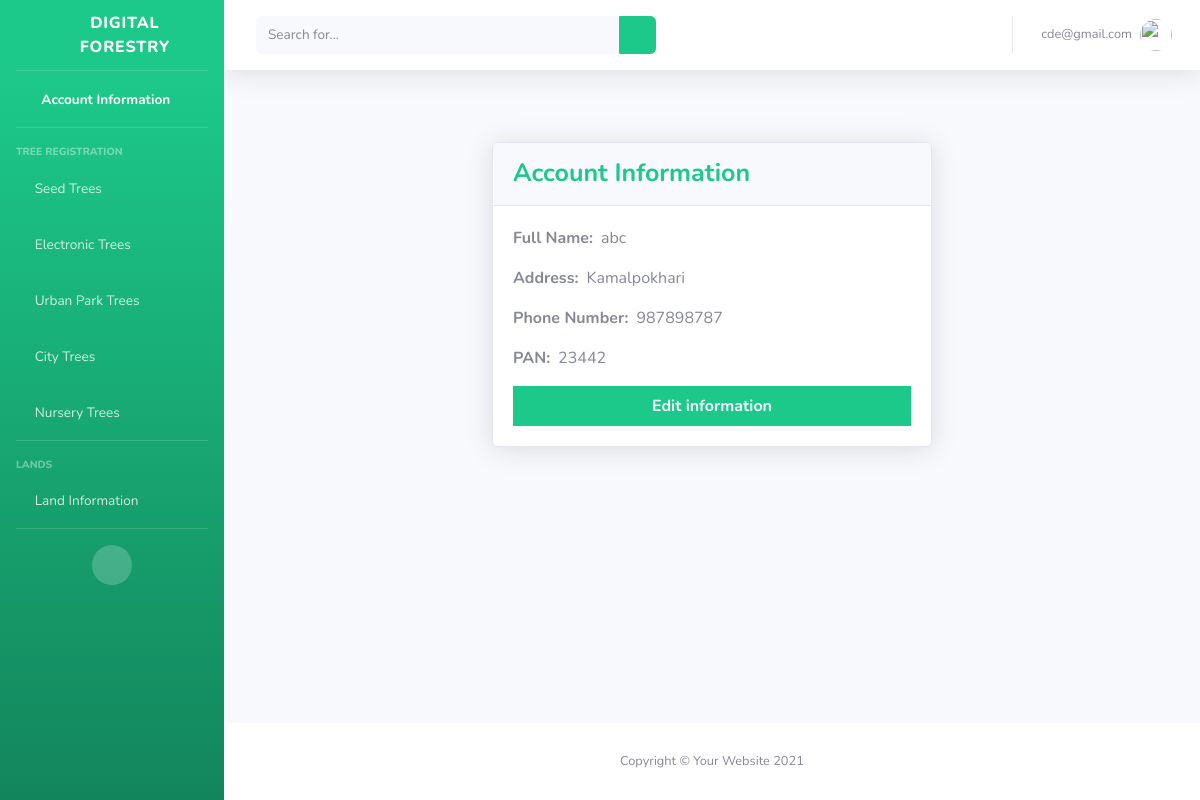
Screenshot of /home/account-information/ (signed in) with the database file from the repository.
### main/models.py (models this page shows)
class CustomUser(AbstractUser):
    username = None
    first_name = None
    last_name = None
    email = models.EmailField(max_length=200, unique=True)
    USERNAME_FIELD = "email"
    REQUIRED_FIELDS = []
    objects = CustomUserManager()

class AccountInformation(models.Model):
    user = models.OneToOneField(CustomUser, on_delete= models.CASCADE)
    full_name = models.CharField(max_length=50)
    address = models.CharField(max_length=50)
    phone_number = models.CharField(max_length=20)
    PAN = models.CharField(max_length=200)

### main/views.py (the view)
# urls.py: path('home/account-information/', views.account_information_view, name="account_information"),
@login_required(login_url="/")
def account_information_view(request):
    user_instance = request.user
    try:
        account_information = get_object_or_404(AccountInformation, user_id = user_instance.id)
        return render(request, "main/accountinfo.html", {"account_information": account_information})
    except Exception as e:
        account_information = None
        return render(request, "main/accountinfo.html", {"account_information": account_information})

### main/custom_auth_backend.py (called while the page is built)
    def get_user(self, user_id):
        try:
            return CustomUser.objects.get(pk=user_id)
        except CustomUser.DoesNotExist:
            return None

### main/templates/main/accountinfo.html (shortened to what this page needs)
{% extends "signups/home.html" %}
{% load static %}
{% block content %}
<body>
       <div class="p-5 d-flex justify-content-center">
            <div class="card shadow w-50">
                <div class="card-header font-weight-bold text-success">
                    Account Information
                </div>
                {%if account_information %}
                <div class="card-body">
                    <div class="d-flex">
                        <p class="font-weight-bold mr-2">Full Name: </p>
                        <p>{{account_information.full_name}}</p>
                    </div>
                    <div class="d-flex">
                        <p class="font-weight-bold mr-2">Address: </p>
                        <p>{{account_information.address}}</p>
                    </div>
                    <div class="d-flex">
                        <p class="font-weight-bold mr-2">Phone Number: </p>
                        <p>{{account_information.phone_number}}</p>
                    </div>
                    <div class="d-flex">
                        <p class="font-weight-bold mr-2">PAN: </p>
                        <p>{{account_information.PAN}}</p>
                    </div>
                    <div class="edit btn-success d-flex justify-content-center p-2">
                        <a class="font-weight-bold text-gray-100" href="{%url 'main:edit_account_information'%}">Edit information</a>
                    </div>
                </div>
                {% endif %}
            </div>
       </div>
</body>
{% endblock %}

### main/templates/signups/base.html (shortened to what this page needs)
{% load static %}
<!DOCTYPE html>
<html lang="en">
  <head>
    <link
      href="{% static 'vendor/fontawesome-free/css/all.min.css' %}"
      rel="stylesheet"
      type="text/css"
    />
    <link href=" {% static 'css/sb-admin-2.min.css'%} " rel="stylesheet" />
  </head>
  <body id="page-top">
    <div id="wrapper">
      <ul
        class="navbar-nav bg-gradient-success sidebar sidebar-dark accordion"
        id="accordionSidebar"
      >
        <a
          class="sidebar-brand d-flex align-items-center justify-content-center"
          href="index.html"
        >
          <div class="sidebar-brand-icon rotate-n-15">
            <i class="fas fa-leaf"></i>
          </div>
          <div class="sidebar-brand-text mx-3">Digital Forestry</div>
        </a>
        <hr class="sidebar-divider my-0" />
        <li class="nav-item active">
          <a class="nav-link" href="{% url 'main:account_information'%}">
            <i class="fas fa-fw fa-address-book"></i>
            <span>Account Information</span></a
          >
        </li>
        <hr class="sidebar-divider" />
        <div class="sidebar-heading">Tree Registration</div>
        <li class="nav-item">
          <a
            class="nav-link collapsed"
            href="#"
            data-toggle="collapse"
            data-target="#collapseSTRS"
            aria-expanded="true"
            aria-controls="collapseTwo"
          >
            <i class="fas fa-tree"></i>
            <span>Seed Trees</span>
          </a>
        </li>
        <li class="nav-item">
          <a
            class="nav-link collapsed"
            href="#"
            data-toggle="collapse"
            data-target="#collapseETRS"
            aria-expanded="true"
            aria-controls="collapseUtilities"
          >
            <i class="fa fa-tree"></i>
            <span>Electronic Trees</span>
          </a>
        </li>
        <li class="nav-item">
            <a
              class="nav-link collapsed"
              href="#"
              data-toggle="collapse"
              data-target="#collapseUPRS"
              aria-expanded="true"
              aria-controls="collapseUtilities"
            >
              <i class="fa fa-tree"></i>
              <span>Urban Park Trees</span>
            </a>
          </li>
        <li class="nav-item">
            <a
              class="nav-link collapsed"
              href="#"
              data-toggle="collapse"
              data-target="#collapseCTRS"
              aria-expanded="true"
              aria-controls="collapseUtilities"
            >
              <i class="fa fa-tree"></i>
              <span>City Trees</span>
            </a>
          </li>
        <li class="nav-item">
            <a
              class="nav-link collapsed"
              href="#"
              data-toggle="collapse"
              data-target="#collapseNIRS"
              aria-expanded="true"
              aria-controls="collapseUtilities"
            >
              <i class="fa fa-tree"></i>
              <span>Nursery Trees</span>
            </a>
          </li>
        <hr class="sidebar-divider" />
        <div class="sidebar-heading">Lands</div>
          <li class="nav-item">
            <a
              class="nav-link collapsed"
              href="#"
              data-toggle="collapse"
              data-target="#collapseLand"
              aria-expanded="true"
              aria-controls="collapseUtilities"
            >
              <i class="fa fa-map"></i>
              <span>Land Information</span>
            </a>
          </li>
        <hr class="sidebar-divider d-none d-md-block" />
        <div class="text-center d-none d-md-inline">
          <button class="rounded-circle border-0" id="sidebarToggle"></button>
        </div>
      </ul>
      <div id="content-wrapper" class="d-flex flex-column">
        <div id="content">
          <nav
            class="navbar navbar-expand navbar-light bg-white topbar mb-4 static-top shadow"
          >
            <form
              class="d-none d-sm-inline-block form-inline mr-auto ml-md-3 my-2 my-md-0 mw-100 navbar-search"
            >
              <div class="input-group">
                <input
                  type="text"
                  class="form-control bg-light border-0 small"
                  placeholder="Search for..."
                  aria-label="Search"
                  aria-describedby="basic-addon2"
                />
                <div class="input-group-append">
                  <button class="btn btn-success" type="button">
                    <i class="fas fa-search fa-sm"></i>
                  </button>
                </div>
              </div>
            </form>
            <ul class="navbar-nav ml-auto">
              <li class="nav-item dropdown no-arrow">
                <a
                  class="nav-link dropdown-toggle"
                  href="#"
                  id="userDropdown"
                  role="button"
                  data-toggle="dropdown"
                  aria-haspopup="true"
                  aria-expanded="false"
                >
                  <span class="mr-2 d-none d-lg-inline text-gray-600 small"
                    >{{user}}</span
                  >
                  <img
                    class="img-profile rounded-circle"
                    src="{%static 'img/undraw_profile.svg'%}"
                  />
                </a>
              </li>
            </ul>
          </nav>
          <div>
            {% block content %}{% endblock %}
          </div>
        </div>
        <footer class="sticky-footer bg-white">
          <div class="container my-auto">
            <div class="copyright text-center my-auto">
              <span>Copyright &copy; Your Website 2021</span>
            </div>
          </div>
        </footer>
      </div>
    </div>
  </body>
</html>

### rows the page displays
CustomUser: email "cde@gmail.com"
AccountInformation: full_name "abc", address "Kamalpokhari", phone_number "987898787", PAN "23442"
